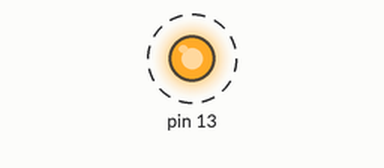
Recording of a sketch running on a simulated Arduino Uno, built with avr-gcc and run on an emulated ATmega328P. Parts: output pins drawn as LEDs (lit = HIGH). Dashed ring = blinking.

Above: at 0.5 s.
Timing chart, 0 to 4.6 s (numbered marks = the images above):
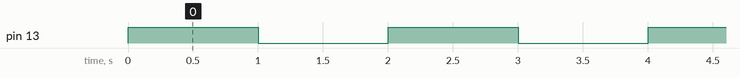

Measured:
- by itself, pin 13: alternates HIGH for 1.0 s and LOW for 1.0 s

The sketch:

2_LED_advanced.ino
```cpp
void setup() {
  // put your setup code here, to run once:
  Serial.begin(9600);
  pinMode(13,OUTPUT);
}

int delaytime[3]={1000,2000,3000};
int i=0;
void loop() {
  // put your main code here, to run repeatedly:
  digitalWrite(13,HIGH);
  delay(1000);
  digitalWrite(13,LOW);
  delay(1000);
}
```
